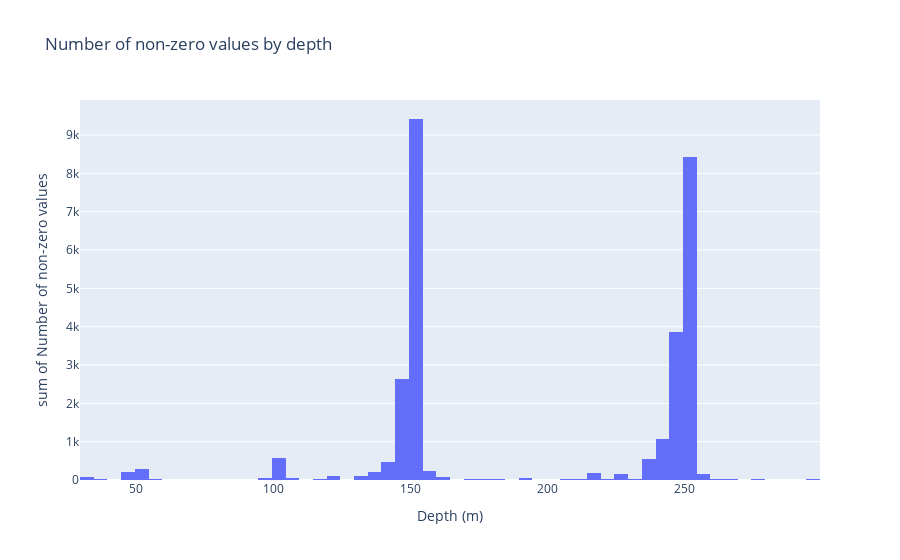

The notebook cell this image was saved under:
### Code cell
px.histogram(
    x=data["DEPTH_STRT"],
    y=nb_zeros,
    title="Number of non-zero values by depth",
    labels=dict(x="Depth (m)", y="Number of non-zero values"),
    nbins=100,
)

### Figure 1 — Plotly figure (JSON) as saved in the notebook; plotly's stock layout.template omitted (floating-point values rounded to 4 significant figures; data arrays with more than 128 entries replaced by an {"elided": "..."} marker saying what was removed)
{"data": [{"alignmentgroup": "True", "bingroup": "x", "histfunc": "sum", "hovertemplate": "Depth (m)=%{x}<br>sum of Number of non-zero values=%{y}<extra></extra>", "legendgroup": "", "marker": {"color": "#636efa", "pattern": {"shape": ""}}, "name": "", "nbinsx": 100, "offsetgroup": "", "orientation": "v", "showlegend": false, "type": "histogram", "x": {"elided": "1077 int values"}, "xaxis": "x", "y": {"elided": "1077 int values"}, "yaxis": "y"}], "layout": {"barmode": "relative", "legend": {"tracegroupgap": 0}, "title": {"text": "Number of non-zero values by depth"}, "xaxis": {"anchor": "y", "domain": [0, 1], "title": {"text": "Depth (m)"}}, "yaxis": {"anchor": "x", "domain": [0, 1], "title": {"text": "sum of Number of non-zero values"}}}}
